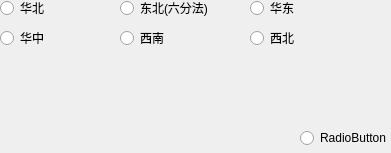
           <widget class="QWidget" name="page_5">
            <property name="geometry">
             <rect>
              <x>0</x>
              <y>0</y>
              <width>391</width>
              <height>153</height>
             </rect>
            </property>
            <attribute name="label">
             <string>按区域六分法</string>
            </attribute>
            <widget class="QRadioButton" name="radioButton_19">
             <property name="geometry">
              <rect>
               <x>0</x>
               <y>0</y>
               <width>89</width>
               <height>16</height>
              </rect>
             </property>
             <property name="text">
              <string>华北</string>
             </property>
            </widget>
            <widget class="QRadioButton" name="radioButton_20">
             <property name="geometry">
              <rect>
               <x>120</x>
               <y>0</y>
               <width>89</width>
               <height>16</height>
              </rect>
             </property>
             <property name="text">
              <string>东北(六分法)</string>
             </property>
            </widget>
            <widget class="QRadioButton" name="radioButton_21">
             <property name="geometry">
              <rect>
               <x>250</x>
               <y>0</y>
               <width>89</width>
               <height>16</height>
              </rect>
             </property>
             <property name="text">
              <string>华东</string>
             </property>
            </widget>
            <widget class="QRadioButton" name="radioButton_22">
             <property name="geometry">
              <rect>
               <x>0</x>
               <y>30</y>
               <width>89</width>
               <height>16</height>
              </rect>
             </property>
             <property name="text">
              <string>华中</string>
             </property>
            </widget>
            <widget class="QRadioButton" name="radioButton_23">
             <property name="geometry">
              <rect>
               <x>120</x>
               <y>30</y>
               <width>89</width>
               <height>16</height>
              </rect>
             </property>
             <property name="text">
              <string>西南</string>
             </property>
            </widget>
            <widget class="QRadioButton" name="radioButton_24">
             <property name="geometry">
              <rect>
               <x>250</x>
               <y>30</y>
               <width>89</width>
               <height>16</height>
              </rect>
             </property>
             <property name="text">
              <string>西北</string>
             </property>
            </widget>
            <widget class="QRadioButton" name="radioButton_104">
             <property name="geometry">
              <rect>
               <x>300</x>
               <y>130</y>
               <width>89</width>
               <height>16</height>
              </rect>
             </property>
             <property name="text">
              <string>RadioButton</string>
             </property>
            </widget>
           </widget>
